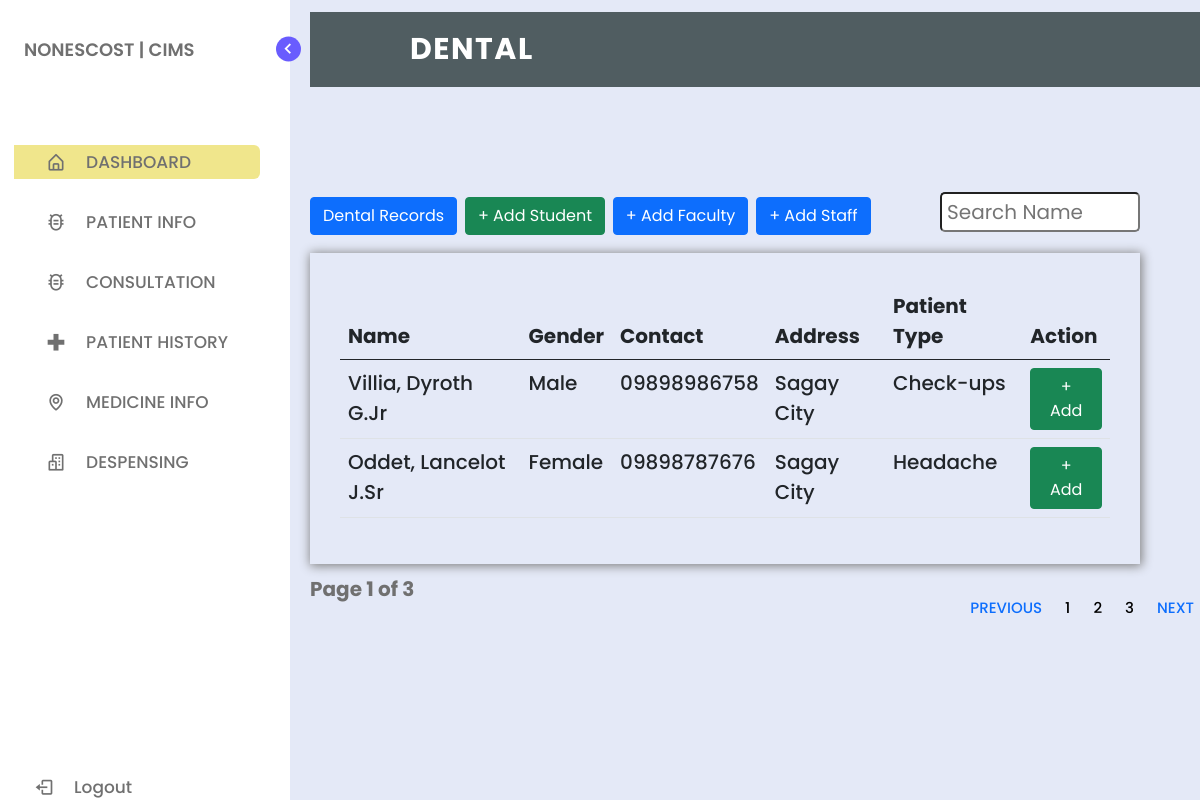
Page /denstudent.php on the committed database.
### tables this page shows
CREATE TABLE `tbl_patient_record` (
  `id` int(11) NOT NULL,
  `f_name` varchar(255) NOT NULL,
  `m_name` varchar(255) NOT NULL,
  `l_name` varchar(255) NOT NULL,
  `suffix` varchar(255) NOT NULL,
  `gender` varchar(255) NOT NULL,
  `con_num` varchar(255) NOT NULL,
  `address` varchar(255) NOT NULL,
  `dob` varchar(255) NOT NULL,
  `email` varchar(255) NOT NULL,
  `patient_type` varchar(255) NOT NULL,
  `course` varchar(255) NOT NULL,
  `access` varchar(255) NOT NULL
);

### denstudent.php (the view, shortened to what this page needs)
<?php
include_once('connection.php');
if (isset($_GET['page_no']) && $_GET['page_no'] !== "") {
    $page_no = $_GET['page_no'];
} else {
    $page_no = 1;
}
$total_records_per_page = 2;
$offset = ($page_no - 1) * $total_records_per_page;
$previous_page = $page_no - 1;
$next_page = $page_no + 1;
$result_count = mysqli_query($conn, "SELECT COUNT(*) as total_records FROM tbl_patient_record WHERE access = 'Student'") or die(mysqli_error($conn));
$records = mysqli_fetch_array($result_count);
$total_records = $records['total_records'];
$total_no_of_pages = ceil($total_records / $total_records_per_page);
$sql = "SELECT * FROM tbl_patient_record WHERE access = 'Student' LIMIT $offset, $total_records_per_page";
$result = mysqli_query($conn, $sql) or die(mysqli_error($conn));
?>
<!DOCTYPE html>
<html lang="en">
<head>
    <link href="https://cdn.jsdelivr.net/npm/bootstrap@5.0.2/dist/css/bootstrap.min.css" rel="stylesheet">
    <link href="https://cdn.jsdelivr.net/npm/bootstrap@5.0.2/dist/css/bootstrap.min.css" rel="stylesheet">
    <link href="https://cdn.jsdelivr.net/npm/bootstrap@5.0.2/dist/css/bootstrap.min.css" rel="stylesheet">
    <link href="https://cdn.jsdelivr.net/npm/bootstrap@5.0.2/dist/css/bootstrap.min.css" rel="stylesheet">
    <link rel="stylesheet" href="style.css">
    <link href='https://unpkg.com/boxicons@2.1.1/css/boxicons.min.css' rel='stylesheet'>
</head>
<body>
    <nav class="sidebar">
        <header>
            <div class="image-text">
                <div class="text logo-text">
                    <span style="margin-left: -50px;" class="name">NONESCOST | CIMS</span>
                </div>
            </div>
            <i class='bx bx-chevron-right toggle'></i>
        </header>
        <div class="menu-bar">
            <div class="menu">
                <ul class="menu-links">
                    <li class="nav-link">
                        <a href="index.php" id="lop">
                            <i class='bx bx-home-alt icon'></i>
                            <span class="text nav-text">DASHBOARD</span>
                        </a>
                    </li>
                    <li class="nav-link">
                    <div class="dropdown" style="height: 30px;">
                        <a href="list_of_prk.php">
                            <i class='bx bx-bug-alt icon'></i>
                            <span class="text">PATIENT INFO</span>
                            </div>
                    </li>
                    <li class="nav-link">
                    <div class="dropdown" style="height: 30px;">
                        <a href="list_of_prk.php">
                            <i class='bx bx-bug-alt icon'></i>
                            <span class="text">CONSULTATION</span>
                            </div>
                    </li>
                    <li class="nav-link">
                        <a href="patient_history.php">
                            <i class='bx bx-plus-medical icon plus-medical'></i>
                            <span class="text nav-text">PATIENT HISTORY</span>
                        </a>
                    </li>
                    <li class="nav-link">
                        <a href="medicine.php">
                            <i class='bx bx-map icon map'></i>
                            <span class="text nav-text">MEDICINE INFO</span>
                        </a>
                    </li>
                    <li class="nav-link">
                        <a href="despensing.php">
                            <i class='bx bx-buildings icon buildings'></i>
                            <span class="text nav-text">DESPENSING</span>
                        </a>
                    </li>
                </ul>
            </div>
            <div class="bottom-content">
                <li class="">
                    <a href="logout.php">
                        <i class='bx bx-log-out icon'></i>
                        <span class="text nav-text">Logout</span>
                    </a>
                </li>
            </div>
        </div>
    </nav>
    <section class="home">
        <div class="text">
            <nav>
                <div class="logo">
                    <p>DENTAL</p>
                </div>
            </nav><br><br><br><br>
            <button class="btn btn-primary"><a href="dental.php" style="color: white;text-decoration:none;">Dental Records</a></button>
            <button class="btn btn-success"><a href="denstudent.php" style="color: white;text-decoration:none;">+ Add Student</a></button>
            <button class="btn btn-primary"><a href="denfaculty.php" style="color: white;text-decoration:none;">+ Add Faculty</a></button>
            <button class="btn btn-primary"><a href="medstaff.php" style="color: white;text-decoration:none;">+ Add Staff</a></button>
            <input type="text" name="search_text" id="search_text" placeholder="Search Name" style="border-radius: 5px;height:40px;font-size:20px;float:right;padding: 5px;width:200px" />
            <div class="mt-3">
                <div class="td" style="background-color: transparent;padding:30px">
                    <table class="table" style="font-size: 20px;">
                        <thead>
                            <tr>
                                <th>Name</th>
                                <th>Gender</th>
                                <th>Contact</th>
                                <th>Address</th>
                                <th>Patient Type</th>
                                <th>Action</th>
                            </tr>
                        </thead>
                        <tbody>
                            <?php while ($row = mysqli_fetch_array($result)) { ?>
                                <tr>
                                    <td><?= $row['l_name'] ?>, <?= $row['f_name'] ?> <?= $row['m_name'] ?><?= $row['suffix'] ?></td>
                                    <td><?= $row['gender'] ?></td>
                                    <td><?= $row['con_num'] ?></td>
                                    <td><?= $row['address'] ?></td>
                                    <td><?= $row['patient_type'] ?></td>
                                    <td>
                                        <button type="button" class="btn btn-success editstudent">+ Add</button>
                                    </td>
                                </tr>
                            <?php }
                            ?>
                        </tbody>
                    </table>
                </div>
                <nav class="na" aria-label="Page navigation example">
                    <ul class="pagination">
                        <li class="page-item"><a class="page-link <?= ($page_no <= 1) ? 'disabled' : ''; ?> " <?= ($page_no > 1) ? 'href=?page_no=' . $previous_page : ''; ?> style="font-size: 15px;">Previous</a></li>
                        <?php for ($counter = 1; $counter <= $total_no_of_pages; $counter++) { ?>
                            <?php if ($page_no != $counter) { ?>
                                <li class="page-item"><a class="page-link" href="?page_no=<?= $counter; ?>" style="font-size: 15px;color:black"><?= $counter; ?></a></li>
                            <?php } else { ?>
                                <li class="page-item"><a class="page-link active" style="font-size: 15px;color:black"><?= $counter; ?></a></li>
                            <?php } ?>
                        <?php } ?>
                        <li class="page-item"><a class="page-link <?= ($page_no >= $total_no_of_pages) ? 'disabled' : ''; ?> " <?= ($page_no < $total_no_of_pages) ? 'href=?page_no=' . $next_page : ''; ?> style="font-size: 15px;">Next</a></li>
                    </ul>
                </nav>
                <div class="p-10">
                    <strong style="font-size: 20px;">Page <?= $page_no; ?> of <?= $total_no_of_pages; ?></strong>
                </div>
            </div>
    </section>
</body>
</html>

### style.css (style rules this page uses)
* { margin: 0; padding: 0; box-sizing: border-box; font-family: 'Poppins', sans-serif; }
:root { --body-color: #E4E9F7; --sidebar-color: #FFF; --primary-color: #695CFE; --primary-color-light: #F6F5FF; --toggle-color: #DDD; --text-color: #707070; --tran-03: all 0.2s ease; --tran-03: all 0.3s ease; --tran-04: all 0.3s ease; }
body { min-height: 100vh; background-color: var(--body-color); transition: var(--tran-05); }
.sidebar { position: fixed; top: 0; left: 0; height: 100%; width: 290px; padding: 10px 14px; background: var(--sidebar-color); transition: var(--tran-05); z-index: 100; }
.sidebar li { height: 50px; list-style: none; display: flex; align-items: center; margin-top: 10px; }
.sidebar header .image, .sidebar .icon { min-width: 60px; border-radius: 6px; }
.sidebar .icon { min-width: 60px; border-radius: 6px; height: 100%; display: flex; align-items: center; justify-content: center; font-size: 20px; }
.sidebar .text, .sidebar .icon { color: var(--text-color); transition: var(--tran-03); }
.sidebar .text { font-size: 17px; font-weight: 500; white-space: nowrap; opacity: 1; }
.sidebar header { position: relative; }
.sidebar header .image-text { display: flex; align-items: center; }
.sidebar header .logo-text { display: flex; flex-direction: column; }
header .image-text .name { margin-top: 2px; font-size: 18px; font-weight: 600; }
.sidebar header .toggle { position: absolute; top: 50%; right: -25px; transform: translateY(-50%) rotate(180deg); height: 25px; width: 25px; background-color: var(--primary-color); color: var(--sidebar-color); border-radius: 50%; display: flex; align-items: center; justify-content: center; font-size: 22px; cursor: pointer; transition: var(--tran-05); }
.sidebar .menu { margin-top: 40px; }
.sidebar li a { list-style: none; height: 100%; background-color: transparent; display: flex; align-items: center; height: 100%; width: 100%; border-radius: 6px; text-decoration: none; transition: var(--tran-03); }
.sidebar .menu-bar { height: calc(100% - 55px); display: flex; flex-direction: column; justify-content: space-between; overflow-y: scroll; }
.home { position: absolute; top: 0; top: 0; left: 250px; height: 100vh; width: calc(100% - 250px); background-color: var(--body-color); transition: var(--tran-05); }
.home .text { font-size: 30px; font-weight: 500; color: var(--text-color); padding: 12px 60px; }

### denstudent.php (style rules this page uses)
nav { width: 83%; height: 75px; background-color: #505d61; line-height: 75px; padding: 0px 100px; position: fixed; z-index: 1; }
nav .logo { font-size: 30px; font-weight: bold; letter-spacing: 1.5px; }
nav .logo p { float: left; color: #fff; text-transform: uppercase; }
nav ul { float: right; }
nav ul li { display: inline-block; list-style: none; }
nav ul li a { color: #fff; text-decoration: none; font-size: 18px; text-transform: uppercase; padding: 0px 32px; }
nav ul li .active { color: #c0d96f; }
#lop { background-color: #F0E68C; }
.dropdown { position: relative; display: inline-block; }
.na { background-color: transparent; }
.na ul { background-color: transparent; border: none; }
.na li { background-color: transparent; border: none; }
.na li a { background-color: transparent; border: none; }
.td { box-shadow: 1px 1px 10px 1px grey; }

### rows in the picture
tbl_patient_record: l_name "Villia", f_name "Dyroth", m_name "G.", suffix "Jr", gender "Male", con_num "09898986758", address "Sagay City", patient_type "Check-ups"
tbl_patient_record: l_name "Oddet", f_name "Lancelot", m_name "J.", suffix "Sr", gender "Female", con_num "09898787676", address "Sagay City", patient_type "Headache"

### other values in the picture
$page_no "1"
$total_no_of_pages "3"
